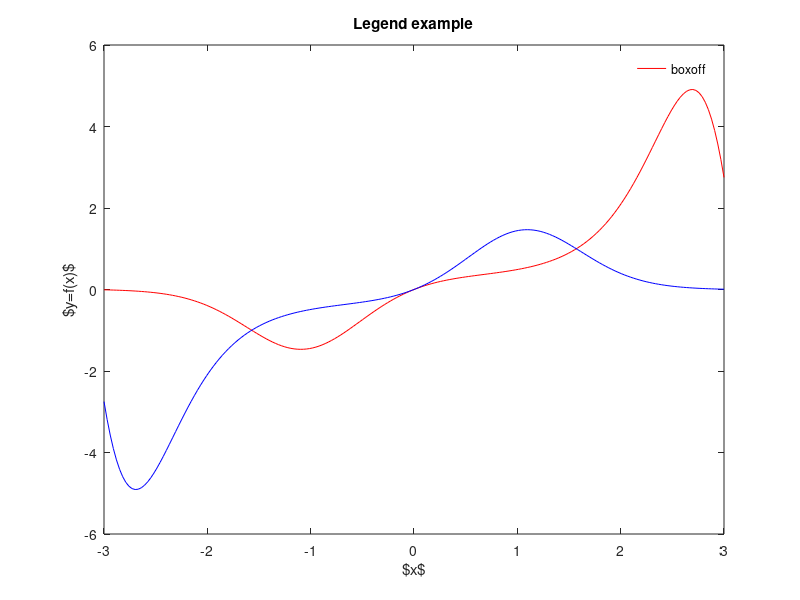

This figure's MATLAB source: (Note: this script raises an error after producing the figure.)
x  = linspace(-3,3,200);
y1 = sin(x).*exp(-x.*cos(x));
y2 = sin(x).*exp(x.*cos(x));

plot(x,y1,'-r','linewidth',0.5)
hold on
plot(x,y2,'-b','linewidth',0.5)

% LABELS
title('Legend example')
xlabel('$x$')
ylabel('$y=f(x)$')
% Legend
legend('$f_1(x)$','$f_2(x)$')
legend('boxoff','location','nw','offset',[0.25,0.25])